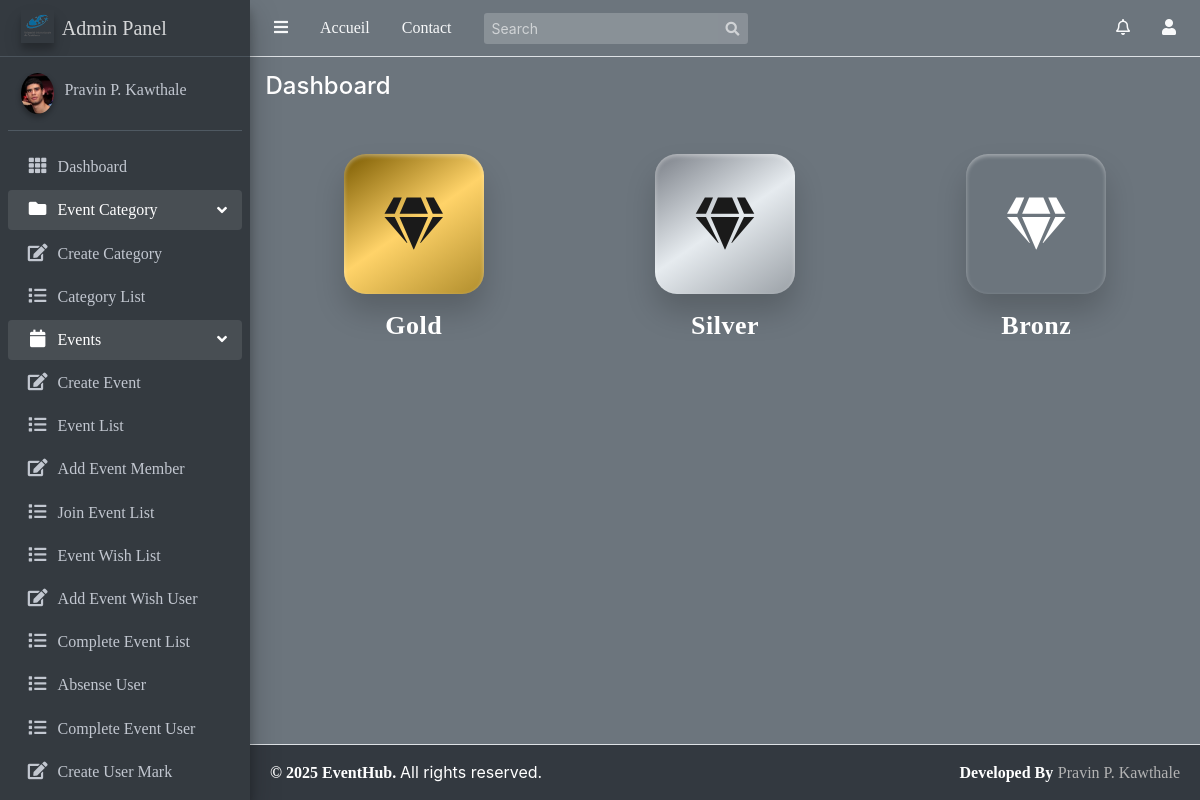
The app's page /Events/list-user-batch/ (signed in) with its own data.
### user/models.py (models this page shows, shortened)
class UserBatch(models.Model):
    user=models.ForeignKey(User,on_delete=models.CASCADE)
    batch=models.ForeignKey(Batch,on_delete=models.CASCADE)
    earned_at = models.DateTimeField(auto_now_add=True)
    class Meta:
        unique_together=('user','batch')

class Batch(models.Model):
    name=models.CharField(max_length=100)
    description=models.TextField(blank=True)
    required_events=models.PositiveIntegerField(unique=True,default=0)
    image=models.ImageField(upload_to='batch_images/',null=True,blank=True)

### user/views.py (the view)
# urls.py: path('list-user-batch/', user_views.ListUserBatch.as_view(), name='list_user_batch'),
class ListUserBatch(LoginRequiredMixin, ListView):
    model = UserBatch
    template_name = 'user/userbatch_list.html'
    context_object_name = 'user_batches'
    paginate_by = 3
    def get_queryset(self):
        return UserBatch.objects.filter(user=self.request.user).order_by('-earned_at')

### user/context_processors.py (called while the page is built)
def notifications(request):
    if request.user.is_authenticated:
        navbar_notifications = Notification.objects.filter(
            receiver=request.user
        ).order_by('-timestamp')[:5]  # latest 5 notifications
        navbar_unread_count = Notification.objects.filter(
            receiver=request.user,
            is_read=False
        ).count()
    else:
        navbar_notifications = []
        navbar_unread_count = 0
    return {
        'navbar_notifications': navbar_notifications,
        'navbar_unread_count': navbar_unread_count
    }

### templates/user/userbatch_list.html (shortened to what this page needs)
{% extends 'base/base.html' %}
{% block content %}
{% if user_batches %}
<div class="batch-grid">
    {% for ub in user_batches %}
    <a href="{% url 'detail_batch' ub.batch.pk %}" class="batch-link">
        <div class="batch-icon
            {% if ub.batch.name|lower == 'bronze' %}bronze
            {% elif ub.batch.name|lower == 'silver' %}silver
            {% elif ub.batch.name|lower == 'gold' %}gold
            {% elif ub.batch.name|lower == 'platinum' %}platinum
            {% elif ub.batch.name|lower == 'diamond' or ub.batch.name|lower == 'dimond' %}diamond
            {% endif %}">
            <i class="fas fa-gem"></i>
        </div>
        <div class="batch-name">
            {{ ub.batch.name }}
        </div>
    </a>
    {% endfor %}
</div>
{%else%}
<p class="text-center text-muted mt-5">
    You haven’t earned any batches yet.
</p>
{% endif %}
{% endblock content %}

### templates/user/userbatch_list.html (style rules this page uses)
.batch-grid { display: grid; grid-template-columns: repeat(auto-fit, minmax(140px, 1fr)); gap: 35px; padding: 30px 10px; }
.batch-icon { width: 140px; height: 140px; border-radius: 22px; display: flex; align-items: center; justify-content: center; font-size: 52px; color: #fff; cursor: pointer; box-shadow: 0 18px 30px rgba(0,0,0,0.18), inset 0 2px 4px rgba(255,255,255,0.4); transition: transform 0.35s ease, box-shadow 0.35s ease; }
.silver { background: linear-gradient(145deg, #7a7f87, #e6ebef, #9aa0a6 ); color: #1a1a1a; }
.gold { background: linear-gradient(145deg, #7a5a00, #ffd369, #b08d2c ); color: #1a1a1a; }
.batch-name { margin-top: 12px; font-size: 26px; font-weight: 600; color: #ffffff; text-align: center; letter-spacing: 0.5px; }
.batch-link { display: flex; flex-direction: column; align-items: center; text-decoration: none; }

### records on screen
UserBatch: batch.name "Gold"
UserBatch: batch.name "Silver"
UserBatch: batch.name "Bronz"
